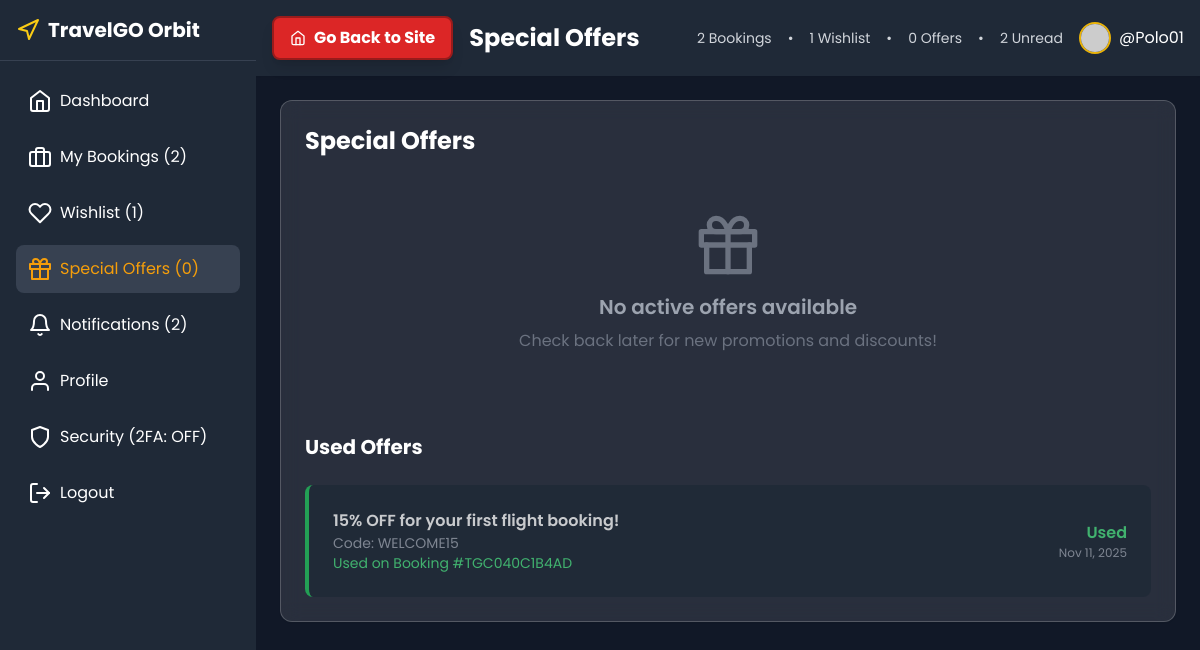
Page /dashboard.php?view=offers (signed in) on the committed database.
### tables this page shows
CREATE TABLE `user_offers` (
  `id` int(11) NOT NULL,
  `user_id` int(11) NOT NULL,
  `offer_code` varchar(50) NOT NULL,
  `offer_type` enum('first_flight_discount','seasonal','promotional') NOT NULL,
  `discount_percent` decimal(5,2) NOT NULL,
  `discount_amount` decimal(10,2) DEFAULT NULL,
  `minimum_amount` decimal(10,2) DEFAULT 0.00,
  `max_discount` decimal(10,2) DEFAULT NULL,
  `valid_from` datetime NOT NULL,
  `valid_until` datetime NOT NULL,
  `is_used` tinyint(1) DEFAULT 0,
  `is_claimed` tinyint(1) DEFAULT 0,
  `used_at` datetime DEFAULT NULL,
  `booking_id` int(11) DEFAULT NULL,
  `created_at` timestamp NOT NULL DEFAULT current_timestamp()
);

CREATE TABLE `coupons` (
  `id` int(11) NOT NULL,
  `code` varchar(50) NOT NULL,
  `description` varchar(255) NOT NULL,
  `discount_type` enum('percentage','fixed') NOT NULL,
  `discount_value` decimal(10,2) NOT NULL,
  `min_amount` decimal(10,2) DEFAULT 0.00,
  `max_discount` decimal(10,2) DEFAULT NULL,
  `valid_from` datetime NOT NULL,
  `valid_until` datetime NOT NULL,
  `usage_limit` int(11) DEFAULT NULL,
  `used_count` int(11) DEFAULT 0,
  `for_new_users` tinyint(1) DEFAULT 0,
  `is_active` tinyint(1) DEFAULT 1,
  `created_at` timestamp NOT NULL DEFAULT current_timestamp()
);

CREATE TABLE `bookings` (
  `id` int(11) NOT NULL,
  `user_id` int(11) DEFAULT NULL,
  `booking_reference` varchar(20) NOT NULL,
  `flight_type` enum('one_way','round_trip') NOT NULL,
  `flight_id` int(11) DEFAULT NULL,
  `flight_details` text DEFAULT NULL,
  `selected_seats` text DEFAULT NULL,
  `seat_charges` decimal(10,2) DEFAULT 0.00,
  `passenger_info` text DEFAULT NULL,
  `billing_address` text DEFAULT NULL,
  `payment_method` varchar(50) DEFAULT NULL,
  `total_amount` decimal(10,2) NOT NULL,
  `status` enum('pending','confirmed','cancelled') DEFAULT 'pending',
  `created_at` timestamp NOT NULL DEFAULT current_timestamp(),
  `updated_at` timestamp NOT NULL DEFAULT current_timestamp() ON UPDATE current_timestamp(),
  `coupon_code` varchar(50) DEFAULT NULL,
  `discount_amount` decimal(10,2) DEFAULT 0.00
);

### dashboard.php (the view, shortened to what the rows shown need)
<?php
require 'connection.php';
$bookingsCount = 0;
$wishlistCount = 0;
try {
    $bookingsStmt = $pdo->prepare("SELECT COUNT(*) as count FROM bookings WHERE user_id = ?");
    $bookingsStmt->execute([$_SESSION['user_id']]);
    $bookingsResult = $bookingsStmt->fetch();
    $bookingsCount = $bookingsResult ? $bookingsResult['count'] : 0;
    $wishlistStmt = $pdo->prepare("SELECT COUNT(*) as count FROM user_wishlist WHERE user_id = ?");
    $wishlistStmt->execute([$_SESSION['user_id']]);
    $wishlistResult = $wishlistStmt->fetch();
    $wishlistCount = $wishlistResult ? $wishlistResult['count'] : 0;
} catch (Exception $e) {
    error_log("Dashboard stats error: " . $e->getMessage());
}
$userOffers = [];
$availableOffersCount = 0;
try {
    $offersStmt = $pdo->prepare("
        SELECT uo.*, c.code, c.description, c.discount_type, c.discount_value, c.min_amount, c.max_discount
        FROM user_offers uo
        JOIN coupons c ON uo.offer_code = c.code
        WHERE uo.user_id = ? AND uo.is_used = 0 AND uo.valid_until > NOW()
    ");
    $offersStmt->execute([$_SESSION['user_id']]);
    $userOffers = $offersStmt->fetchAll();
    $availableOffersCount = count($userOffers);
} catch (Exception $e) {
    error_log("Dashboard offers error: " . $e->getMessage());
}
$current_view = $_GET['view'] ?? 'dashboard';
$bookingsStmt = $pdo->prepare("
    SELECT b.*,
           t.transaction_id,
           t.status as payment_status,
           JSON_EXTRACT(b.flight_details, '$.flight_data.airline_name') as airline_name,
           JSON_EXTRACT(b.flight_details, '$.flight_data.flight_number') as flight_number,
           JSON_EXTRACT(b.flight_details, '$.flight_data.origin') as origin,
           JSON_EXTRACT(b.flight_details, '$.flight_data.destination') as destination,
           JSON_EXTRACT(b.flight_details, '$.selected_seats') as selected_seats,
           b.created_at as booking_date
    FROM bookings b
    LEFT JOIN transactions t ON b.id = t.booking_id
    WHERE b.user_id = ?
    ORDER BY b.created_at DESC
    LIMIT 10
");
$bookingsStmt->execute([$_SESSION['user_id']]);
$bookings = $bookingsStmt->fetchAll();
?>
<!DOCTYPE html>
<html lang="en">
<head>
    <link rel="stylesheet" href="https://cdnjs.cloudflare.com/ajax/libs/cropperjs/1.5.13/cropper.min.css">
    <script src="https://cdn.tailwindcss.com"></script>
</head>
<body>
    <div class="flex h-screen">
        <div class="flex-1 overflow-auto bg-gray-900">
            <header class="bg-gray-800 shadow-sm p-4 flex justify-between items-center">
                <div class="flex items-center">
                    <h1 class="text-2xl font-bold text-white">
                        <?php
                        switch ($current_view) {
                            case 'offers':
                                echo 'Special Offers';
                                break;
                        }
                        ?>
                    </h1>
                </div>
            </header>
            <main class="p-6">
                <?php if ($current_view === 'dashboard'): ?>
                    <div class="grid grid-cols-1 md:grid-cols-3 gap-6 mb-6">
                        <div class="card-dark p-6 rounded-xl shadow-sm">
                            <div class="flex items-center justify-between">
                                <div>
                                    <p class="text-gray-300">Upcoming Trips</p>
                                    <h3 class="text-2xl font-bold text-white"><?= $bookingsCount ?></h3>
                                </div>
                                <div class="p-3 rounded-full bg-blue-900 text-blue-300">
                                    <i data-feather="calendar"></i>
                                </div>
                            </div>
                        </div>
                        <div class="card-dark p-6 rounded-xl shadow-sm">
                            <div class="flex items-center justify-between">
                                <div>
                                    <p class="text-gray-300">Wishlist Items</p>
                                    <h3 class="text-2xl font-bold text-white"><?= $wishlistCount ?></h3>
                                </div>
                                <div class="p-3 rounded-full bg-green-900 text-green-300">
                                    <i data-feather="heart"></i>
                                </div>
                            </div>
                        </div>
                        <div class="card-dark p-6 rounded-xl shadow-sm">
                            <div class="flex items-center justify-between">
                                <div>
                                    <p class="text-gray-300">Available Offers</p>
                                    <h3 class="text-2xl font-bold text-white"><?= $availableOffersCount ?></h3>
                                </div>
                                <div class="p-3 rounded-full bg-yellow-900 text-yellow-300">
                                    <i data-feather="gift"></i>
                                </div>
                            </div>
                        </div>
                    </div>
                    <div class="card-dark p-6 rounded-xl shadow-sm mb-6">
                        <h2 class="text-xl font-bold text-white mb-4">Quick Actions</h2>
                        <div class="grid grid-cols-1 md:grid-cols-2 lg:grid-cols-4 gap-4">
                            <a href="index.php" class="bg-blue-900 hover:bg-blue-800 p-4 rounded-lg text-center transition-colors">
                                <i data-feather="plane" class="w-8 h-8 text-blue-300 mx-auto mb-2"></i>
                                <span class="font-medium text-white">Book Flights</span>
                            </a>
                            <a href="dashboard.php?view=wishlist" class="bg-green-900 hover:bg-green-800 p-4 rounded-lg text-center transition-colors">
                                <i data-feather="heart" class="w-8 h-8 text-green-300 mx-auto mb-2"></i>
                                <span class="font-medium text-white">My Wishlist</span>
                            </a>
                            <a href="dashboard.php?view=offers" class="bg-purple-900 hover:bg-purple-800 p-4 rounded-lg text-center transition-colors">
                                <i data-feather="gift" class="w-8 h-8 text-purple-300 mx-auto mb-2"></i>
                                <span class="font-medium text-white">Special Offers</span>
                            </a>
                            <a href="dashboard.php?view=profile" class="bg-indigo-900 hover:bg-indigo-800 p-4 rounded-lg text-center transition-colors">
                                <i data-feather="user" class="w-8 h-8 text-indigo-300 mx-auto mb-2"></i>
                                <span class="font-medium text-white">My Profile</span>
                            </a>
                        </div>
                    </div>
                    <div class="grid grid-cols-1 lg:grid-cols-2 gap-6">
                        <div class="card-dark p-6 rounded-xl shadow-sm">
                            <h2 class="text-xl font-bold text-white mb-4">Recent Bookings</h2>
                            <?php if (empty($bookings)): ?>
                                <p class="text-gray-400 text-center py-4">No bookings yet. <a href="index.php" class="text-blue-400 hover:text-blue-300">Book your first flight!</a></p>
                            <?php else: ?>
                                <div class="space-y-4">
                                    <?php foreach (array_slice($bookings, 0, 3) as $booking): ?>
                                        <div class="flex justify-between items-center p-4 bg-gray-800 rounded-lg">
                                            <div>
                                                <h3 class="font-semibold text-white">Booking #<?= htmlspecialchars($booking['booking_reference']) ?></h3>
                                                <p class="text-sm text-gray-400"><?= $booking['airline_name'] ?> • <?= htmlspecialchars($booking['origin']) ?> to <?= htmlspecialchars($booking['destination']) ?></p>
                                                <p class="text-sm text-gray-400">Status: <?= ucfirst($booking['status']) ?></p>
                                            </div>
                                            <span class="px-3 py-1 bg-blue-900 text-blue-300 rounded-full text-sm">
                                                HKD $<?= number_format($booking['total_amount'], 2) ?>
                                            </span>
                                        </div>
                                    <?php endforeach; ?>
                                </div>
                                <?php if (count($bookings) > 3): ?>
                                    <div class="mt-4 text-center">
                                        <a href="dashboard.php?view=bookings" class="text-blue-400 hover:text-blue-300 text-sm">View all bookings</a>
                                    </div>
                                <?php endif; ?>
                            <?php endif; ?>
                        </div>
                        <div class="card-dark p-6 rounded-xl shadow-sm">
                            <h2 class="text-xl font-bold text-white mb-4">Available Offers</h2>
                            <?php if (empty($userOffers)): ?>
                                <p class="text-gray-400 text-center py-4">No active offers available.</p>
                            <?php else: ?>
                                <div class="space-y-3">
                                    <?php foreach (array_slice($userOffers, 0, 2) as $offer): ?>
                                        <div class="p-3 bg-gray-800 rounded-lg border-l-4 border-yellow-500">
                                            <div class="flex justify-between items-center">
                                                <div>
                                                    <h3 class="font-semibold text-white"><?= htmlspecialchars($offer['description']) ?></h3>
                                                    <p class="text-sm text-yellow-400">Code: <?= htmlspecialchars($offer['code']) ?></p>
                                                </div>
                                                <span class="px-2 py-1 bg-yellow-500 text-blue-900 rounded text-xs font-bold">
                                                    <?= $offer['discount_percent'] ?>% OFF
                                                </span>
                                            </div>
                                        </div>
                                    <?php endforeach; ?>
                                </div>
                                <?php if (count($userOffers) > 2): ?>
                                    <div class="mt-4 text-center">
                                        <a href="dashboard.php?view=offers" class="text-blue-400 hover:text-blue-300 text-sm">View all offers</a>
                                    </div>
                                <?php endif; ?>
                            <?php endif; ?>
                        </div>
                    </div>
                <?php elseif ($current_view === 'offers'): ?>
                    <div class="w-full">
                        <div class="card-dark p-6 rounded-xl shadow-sm">
                            <h2 class="text-2xl font-bold text-white mb-6">Special Offers</h2>
                            <?php
                            $usedOffersStmt = $pdo->prepare("
                                SELECT uo.*, c.code, c.description, c.discount_type, c.discount_value,
                                       b.booking_reference, b.total_amount, uo.used_at
                                FROM user_offers uo
                                JOIN coupons c ON uo.offer_code = c.code
                                LEFT JOIN bookings b ON uo.booking_id = b.id
                                WHERE uo.user_id = ? AND uo.is_used = 1
                                ORDER BY uo.used_at DESC
                            ");
                            $usedOffersStmt->execute([$_SESSION['user_id']]);
                            $usedOffers = $usedOffersStmt->fetchAll();
                            ?>
                            <?php if (!empty($usedOffers)): ?>
                                <div class="mt-12">
                                    <div class="space-y-4">
                                        <?php foreach ($usedOffers as $usedOffer): ?>
                                            <div class="bg-gray-800 rounded-lg p-6 border-l-4 border-green-500 opacity-75">
                                                <div class="flex justify-between items-center">
                                                    <div>
                                                        <h4 class="font-semibold text-white"><?= htmlspecialchars($usedOffer['description']) ?></h4>
                                                        <p class="text-sm text-gray-400">Code: <?= htmlspecialchars($usedOffer['code']) ?></p>
                                                        <?php if ($usedOffer['booking_reference']): ?>
                                                            <p class="text-sm text-green-400">Used on Booking #<?= htmlspecialchars($usedOffer['booking_reference']) ?></p>
                                                        <?php endif; ?>
                                                    </div>
                                                    <div class="text-right">
                                                        <p class="text-green-400 font-semibold">Used</p>
                                                        <p class="text-xs text-gray-400"><?= date('M j, Y', strtotime($usedOffer['used_at'])) ?></p>
                                                    </div>
                                                </div>
                                            </div>
                                        <?php endforeach; ?>
                                    </div>
                                </div>
                            <?php endif; ?>
                        </div>
                    </div>
                <?php endif; ?>
            </main>
        </div>
    </div>
</body>
</html>

### rows in the picture
user_offers: coupons.description "15% OFF for your first flight booking!", coupons.code "WELCOME15", booking.booking_reference "TGC040C1B4AD", used_at "Nov 11, 2025"

### other values in the picture
$bookingsCount "2"
$wishlistCount "1"
$availableOffersCount "0"
$unreadNotifications "2"
$_SESSION['username'] "Polo01"
